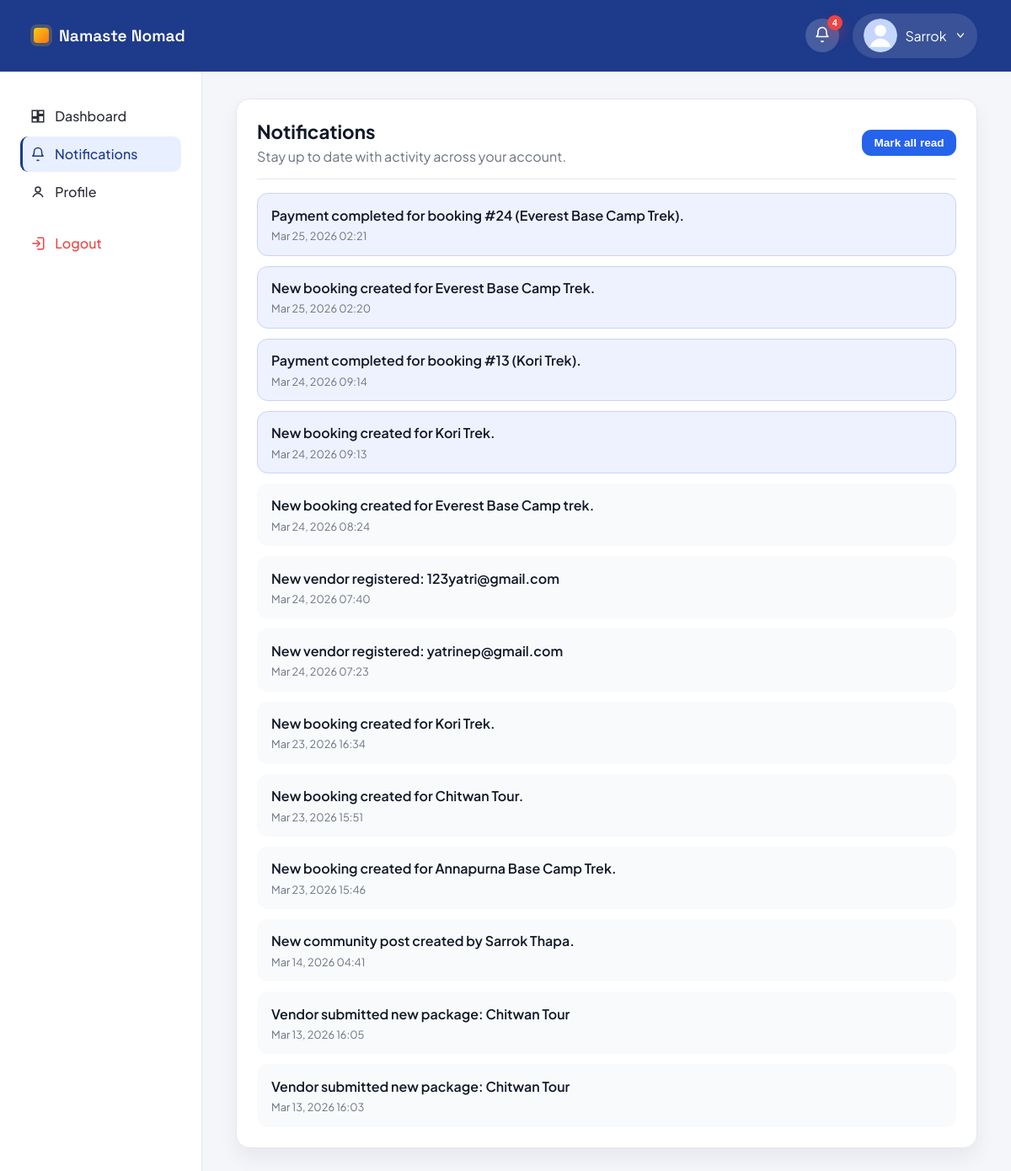
/accounts/notifications/ (signed in), run on an earlier commit of the app's database.
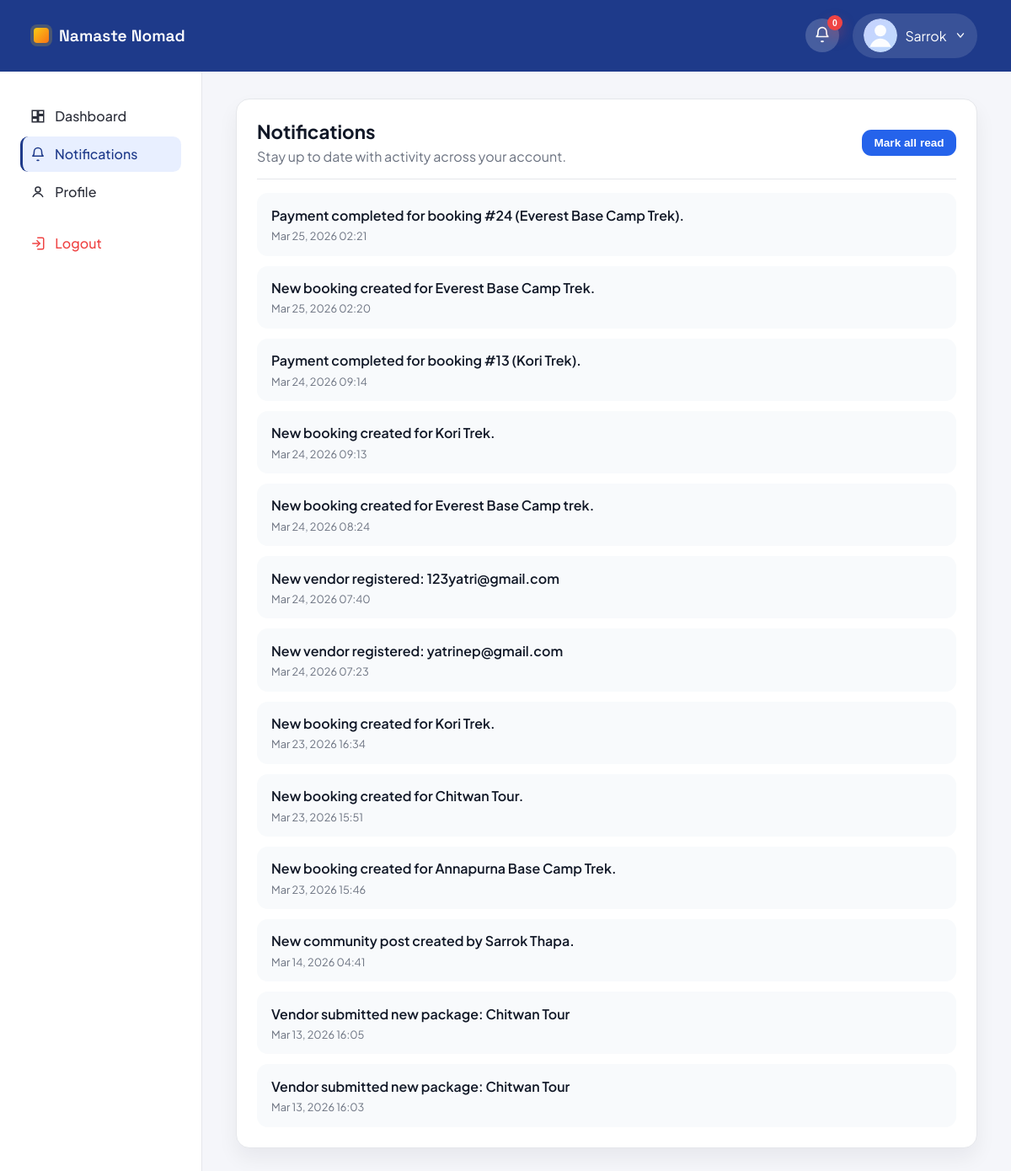
And on a later commit of the database.
### accounts/views.py (the view, shortened to what this page needs)
# urls.py: path('notifications/', views.notifications_list, name='notifications_list'),
@never_cache
@login_required(login_url='account_login_choice')
def notifications_list(request):
    notifications = Notification.objects.filter(user=request.user).order_by('-created_at')[:50]
    unread_count = Notification.objects.filter(user=request.user, is_read=False).count()
    for notification in notifications:
        notification.link = notification_link(notification)
    if getattr(request.user, 'user_type', '') == 'admin':
        admin_profile = _get_admin_profile(request.user)
        return render(request, 'accounts/admin_notifications.html', {
            'admin_profile': admin_profile,
            'notifications': notifications,
            'unread_count': unread_count,
            'active_page': 'notifications',
        })

### accounts/context_processors.py (called while the page is built)
def _safe_related(instance, relation_name):
    try:
        return getattr(instance, relation_name)
    except ObjectDoesNotExist:
        return None

def _display_name(user):
    full_name = user.get_full_name().strip()
    return full_name or user.username or user.email or 'Account'

def _avatar_url(user, user_type):
    if user_type == 'traveler':
        profile = _safe_related(user, 'traveler_profile')
        if profile and profile.avatar:
            return profile.avatar.url
    elif user_type == 'vendor':
        profile = _safe_related(user, 'vendor_profile')
        if profile and profile.logo:
            return profile.logo.url
    elif user_type == 'admin':
        profile = _safe_related(user, 'admin_profile')
        if profile and profile.avatar:
            return profile.avatar.url
    return ''

def _dashboard_url(user_type):
    if user_type == 'traveler':
        return reverse('traveler_home')
    if user_type == 'vendor':
        return reverse('vendor_dashboard')
    if user_type == 'admin':
        return reverse('admin_dashboard')
    return reverse('home')

### accounts/templates/accounts/admin_notifications.html (shortened to what this page needs)
{% load static %}
<!DOCTYPE html>
<html lang="en">
<head>
    <link rel="stylesheet" href="{% static 'css/vendor_dashboard.css' %}?v=20260226b">
    <link rel="stylesheet" href="{% static 'css/admin_dashboard.css' %}?v=20260226b">
    <link rel="stylesheet" href="{% static 'css/notifications.css' %}?v=20260313a">
    <link rel="stylesheet" href="{% static 'css/notifications_page.css' %}?v=20260313a">
</head>
<body class="admin-dashboard">
    <header class="topbar admin-topbar">
        <a class="brand" href="{% url 'home' %}">
            <span class="brand-mark"></span>
            <span class="brand-name">Namaste Nomad</span>
        </a>
        <div class="topbar-actions">
            {% include "accounts/includes/notification_bell.html" %}
            <div class="admin-user">
                <div class="avatar topbar-avatar">
                    {% if admin_profile and admin_profile.avatar %}
                        <img class="topbar-avatar-image" src="{{ admin_profile.avatar.url }}" alt="Admin avatar">
                    {% else %}
                        <img class="topbar-avatar-image" src="{% static 'images/default-avatar.svg' %}" alt="Default admin avatar">
                    {% endif %}
                </div>
                <span>{{ request.user.first_name|default:"Admin" }}</span>
                <svg width="14" height="14" viewBox="0 0 20 20" fill="none" aria-hidden="true">
                    <path d="M5 7l5 6 5-6" stroke="currentColor" stroke-width="2" stroke-linecap="round" stroke-linejoin="round"/>
                </svg>
            </div>
        </div>
    </header>
    <div class="dashboard-shell admin-shell">
        <aside class="sidebar admin-sidebar">
            <nav class="sidebar-nav">
                <a class="nav-item" href="{% url 'admin_dashboard' %}">
                    <span class="nav-icon">
                        <svg viewBox="0 0 24 24" fill="none" stroke="currentColor" stroke-width="2">
                            <path d="M3 13h8V3H3v10zM13 21h8V11h-8v10zM13 3h8v6h-8V3zM3 21h8v-6H3v6z"/>
                        </svg>
                    </span>
                    Dashboard
                </a>
                <a class="nav-item {% if active_page == 'notifications' %}active{% endif %}" href="{% url 'notifications_list' %}">
                    <span class="nav-icon">
                        <svg viewBox="0 0 24 24" fill="none" stroke="currentColor" stroke-width="2">
                            <path d="M18 8a6 6 0 1 0-12 0c0 7-3 7-3 7h18s-3 0-3-7"/>
                            <path d="M13.73 21a2 2 0 0 1-3.46 0"/>
                        </svg>
                    </span>
                    Notifications
                </a>
                <a class="nav-item" href="{% url 'admin_profile' %}">
                    <span class="nav-icon">
                        <svg viewBox="0 0 24 24" fill="none" stroke="currentColor" stroke-width="2">
                            <circle cx="12" cy="8" r="4"/>
                            <path d="M4 20c2-4 6-6 8-6s6 2 8 6"/>
                        </svg>
                    </span>
                    Profile
                </a>
                <a class="nav-item logout" href="{% url 'logout' %}">
                    <span class="nav-icon">
                        <svg viewBox="0 0 24 24" fill="none" stroke="currentColor" stroke-width="2">
                            <path d="M10 17l5-5-5-5"/>
                            <path d="M15 12H3"/>
                            <path d="M11 3h8a2 2 0 0 1 2 2v14a2 2 0 0 1-2 2h-8"/>
                        </svg>
                    </span>
                    Logout
                </a>
            </nav>
        </aside>
        <main class="dashboard-main admin-main">
            {% include "accounts/includes/notifications_list.html" %}
        </main>
    </div>
</body>
</html>

What changed in the data, as far as the page shows it:
changed Notification "Payment completed for booking #24 (Everest Base Camp Trek).": is_read False → True (drawn)
changed Notification "New booking created for Everest Base Camp Trek.": is_read False → True (drawn)
changed Notification "Payment completed for booking #13 (Kori Trek).": is_read False → True (drawn)
changed Notification "Mar 24, 2026 09:13": is_read False → True (drawn)
Also different on the page:
{{ notifications_unread_count|default:0 }}: "4" → "0"
